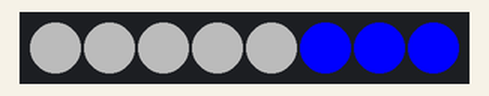
This sketch was run on a simulated Arduino Uno, built with avr-gcc and run on an emulated ATmega328P. On the bench: 8 RGB LEDs in strip order, left to right.

Above: at 0.6 s.
At 1.0 s:
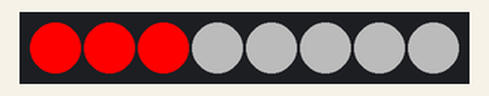
Timing chart, 0 to 130.0 s (numbered marks = the images above):
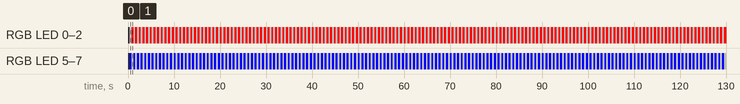

Measured:
- by itself, RGB LED 0–2: alternates RGB(255, 0, 0) for 0.40 s and RGB(75, 75, 75) for 0.40 s
- by itself, RGB LED 5–7: alternates RGB(75, 75, 75) for 0.40 s and RGB(0, 0, 255) for 0.40 s
- what the display in image 0 shows lasts 0.4 s, from 0.4 s to 0.8 s

The sketch:

cop-car.ino
```cpp
#include <Adafruit_NeoPixel.h>
#define PIN 5

Adafruit_NeoPixel strip = Adafruit_NeoPixel(8, PIN , NEO_GRB + NEO_KHZ800);

void setup()
{
  strip.begin();
  clearLights();
  strip.show();
}

long previousMillis_light = 0;
boolean lightIsBlueRed = false;

void loop()
{
  // The "400" here is the millisecond time between each cycle of Red-Blue/Blue-Red
  if (millis() - previousMillis_light >= 400) {
    previousMillis_light = millis();
    if (lightIsBlueRed) {
      strip.setPixelColor(0, strip.Color(255,0,0));
      strip.setPixelColor(1, strip.Color(255,0,0));
      strip.setPixelColor(2, strip.Color(255,0,0));
      strip.setPixelColor(3, strip.Color(75,75,75));
      strip.setPixelColor(4, strip.Color(75,75,75));
      strip.setPixelColor(5, strip.Color(75,75,75));
      strip.setPixelColor(6, strip.Color(75,75,75));
      strip.setPixelColor(7, strip.Color(75,75,75));
      strip.show();
      lightIsBlueRed = false;
    } else {
      strip.setPixelColor(0, strip.Color(75,75,75));
      strip.setPixelColor(1, strip.Color(75,75,75));
      strip.setPixelColor(2, strip.Color(75,75,75));
      strip.setPixelColor(3, strip.Color(75,75,75));
      strip.setPixelColor(4, strip.Color(75,75,75));
      strip.setPixelColor(5, strip.Color(0,0,255));
      strip.setPixelColor(6, strip.Color(0,0,255));
      strip.setPixelColor(7, strip.Color(0,0,255));
      strip.show();
      lightIsBlueRed = true;
    }
  }
}

void clearLights() {
  for (int i = 0; i < 8; i++) {
    strip.setPixelColor(i, 0);    //turn every pixel off
  }
  strip.show();
}
```
